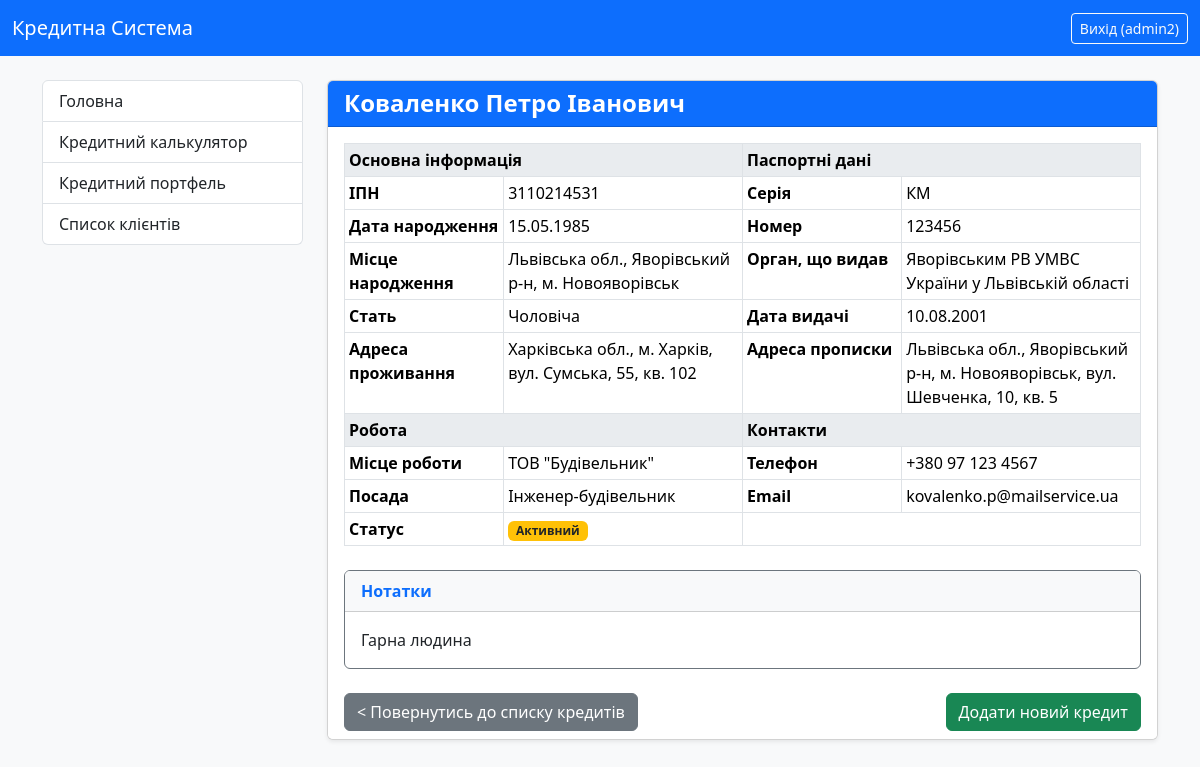
Screenshot of /client/2/ (signed in) with the database file from the repository.
### credit_system/models.py (models this page shows, shortened)
class CustomUser(AbstractUser):
    ROLE_CHOICES = (
        ('admin', 'Адмін'),
        ('manager', 'Менеджер'),
        ('client', 'Клієнт'),
    )
    role = models.CharField(
        max_length=10,
        choices=ROLE_CHOICES,
        default='client',
        verbose_name="Роль користувача"
    )
    middle_name = models.CharField(max_length=100, verbose_name="По батькові", blank=True)
    IPN = models.CharField(
        max_length=10,
        unique=True,
        verbose_name="ІПН",
        validators=[numeric_validator],
        null=True,
        blank=True
    )
    phone_number = models.CharField(max_length=20, verbose_name="Номер телефону", blank=True)
    address = models.CharField(max_length=255, verbose_name="Адреса", blank=True)
    date_of_birth = models.DateField(verbose_name="Дата народження", null=True, blank=True)
    SEX_CHOICES = (
        ('m', 'Чоловіча'),  # Значення в базі: 'm', Зображається: 'Чоловіча'
        ('w', 'Жіноча'),  # Значення в базі: 'w', Зображається: 'Жіноча'
    )
    sex = models.CharField(
        max_length=1,
        choices=SEX_CHOICES,
        default='m',
        verbose_name="Стать",
        blank=True,
        null=True
    )
    address_registration = models.CharField(max_length=255, verbose_name="Адреса прописки", blank=True)
    address_residential = models.CharField(max_length=255, verbose_name="Адреса проживання", blank=True)
    place_of_birth = models.CharField(max_length=255, verbose_name="Місце народження", blank=True)
    passport_series = models.CharField(max_length=2, verbose_name="Серія паспорту", blank=True)
    passport_number = models.CharField(max_length=10, verbose_name="Номер паспорту", blank=True)
    passport_vidan = models.CharField(max_length=255, verbose_name="Орган що видав паспорт", blank=True)
    passport_date = models.DateField(verbose_name="Дата видачі паспорта", null=True, blank=True)
    work_place = models.CharField(max_length=100, verbose_name="Місце роботи", blank=True)
    position = models.CharField(max_length=100, verbose_name="Посада", blank=True)
    notes = models.CharField(max_length=255, verbose_name="Нотатки", blank=True)
    @property
    def is_manager(self):
        return self.role == 'manager' or self.is_superuser
    class Meta:
        verbose_name = "Користувач"
        verbose_name_plural = "Користувачі"

### credit_system/views.py (the view)
# urls.py: path('client/<int:pk>/', views.ClientDetailView.as_view(), name='client_detail'),
class ClientDetailView(LoginRequiredMixin, DetailView):
    model = CustomUser
    template_name = 'credit_system/client_detail.html'
    context_object_name = 'client'
    def get_object(self, queryset=None):
        pk = self.kwargs.get(self.pk_url_kwarg)
        client_object = get_object_or_404(self.model, pk=pk)
        if not (self.request.user.is_superuser or self.request.user.is_manager):
            if client_object != self.request.user:
                raise Http404("Ви не маєте доступу до цього профілю клієнта.")
        return client_object

### credit_system/templates/credit_system/client_detail.html (shortened to what this page needs)
{% extends "credit_system/base.html" %}
{% block content %}
    <div class="card shadow-sm">
        <div class="card-header bg-primary text-white">
            <h4 class="mb-0">
                <strong>{{ client.last_name }} {{ client.first_name }} {{ client.middle_name }}</strong>
            </h4>
        </div>
        <div class="card-body">
            <table class="table table-bordered table-sm detail-table">
                <tbody>
                    <tr class="table-header">
                        <td colspan="2" class="fw-bold bg-custom-gray mt-3">Основна інформація</td>
                        <td colspan="2" class="fw-bold bg-custom-gray mt-3">Паспортні дані</td>
                    </tr>
                    <tr>
                        <th style="width: 20%;">ІПН</th>
                        <td style="width: 30%;">{{ client.IPN }}</td>
                        <th style="width: 20%;">Серія</th>
                        <td style="width: 30%;">{{ client.passport_series }}</td>
                    </tr>
                    <tr>
                        <th>Дата народження</th>
                        <td>{{ client.date_of_birth|date:"d.m.Y" }}</td>
                        <th>Номер</th>
                        <td>{{ client.passport_number }}</td>
                    </tr>
                    <tr>
                        <th>Місце народження</th>
                        <td>{{ client.place_of_birth }}</td>
                        <th>Орган, що видав</th>
                        <td>{{ client.passport_vidan }}</td>
                    </tr>
                    <tr>
                        <th>Стать</th>
                        <td>
                            {% if client.sex == 'm' %}Чоловіча{% elif client.sex == 'w' %}Жіноча{% endif %}
                        </td>
                        <th>Дата видачі</th>
                        <td>{{ client.passport_date|date:"d.m.Y" }}</td>
                    </tr>
                    <tr>
                        <th>Адреса проживання</th>
                        <td>{{ client.address_residential }}</td>
                        <th>Адреса прописки</th>
                        <td>{{ client.address_registration }}</td>
                    </tr>
                    <tr class="table-header">
                        <td colspan="2" class="fw-bold bg-custom-gray mt-3">Робота</td>
                        <td colspan="2" class="fw-bold bg-custom-gray mt-3">Контакти</td>
                    </tr>
                    <tr>
                        <th>Місце роботи</th>
                        <td>{{ client.work_place }}</td>
                        <th>Телефон</th>
                        <td>{{ client.phone_number }}</td>
                    </tr>
                    <tr>
                        <th>Посада</th>
                        <td>{{ client.position }}</td>
                        <th>Email</th>
                        <td>{{ client.email }}</td>
                    </tr>
                    <tr>
                        <th>Статус</th>
                        <td>
                            {% if client.is_active %}
                                <span class="badge bg-warning text-dark">Активний</span>
                            {% else %}
                                <span class="badge bg-success">Не активний</span>
                            {% endif %}
                        </td>
                        <td colspan="2"></td>
                    </tr>
                </tbody>
            </table>
            {% if client.notes %}
            <div class="row mt-4">
                <div class="col-12">
                    <div class="card border-secondary">
                        <div class="card-header bg-light text-primary fw-bold">
                            Нотатки
                        </div>
                        <div class="card-body">
                            <p class="mb-0" style="white-space: pre-line;">{{ client.notes }}</p>
                        </div>
                    </div>
                </div>
            </div>
            {% endif %}
        </div>
        <div class="card-footer bg-white border-0 d-flex justify-content-between">
            <div class="back-button">
                {% with source=request.GET.source %}
                    {% if source == 'credits' %}
                        <a href="{% url 'all_credits_list' %}" class="btn btn-secondary">
                            < Повернутись до списку кредитів
                        </a>
                    {% elif source == 'clients' %}
                        <a href="{% url 'all_clients_list' %}" class="btn btn-secondary">
                            < Повернутись до списку клієнтів
                        </a>
                    {% else %}
                        <a href="{% url 'all_credits_list' %}" class="btn btn-secondary">
                            < Повернутись до списку кредитів
                        </a>
                    {% endif %}
                {% endwith %}
            </div>
            {% if user.is_manager or user.is_superuser %}
                <div class="add-button">
                    <a href="{% url 'add_new_credit' client.pk %}" class="btn btn-success">
                        Додати новий кредит
                    </a>
                </div>
            {% endif %}
        </div>
    </div>
{% endblock %}

### credit_system/templates/credit_system/base.html (shortened to what this page needs)
{% load static %}
<!DOCTYPE html>
<html lang="uk">
<head>
    <link href="https://cdn.jsdelivr.net/npm/bootstrap@5.3.3/dist/css/bootstrap.min.css" rel="stylesheet">
    <link rel="stylesheet" href="{% static 'credit_system/style.css' %}">
</head>
<body class="bg-light">
<nav class="navbar navbar-expand-lg navbar-dark bg-primary">
  <div class="container-fluid">
    <a class="navbar-brand" href="{% url 'index' %}">Кредитна Система</a>
    <div class="d-flex">
      {% if user.is_authenticated %}
        <form method="post" action="{% url 'logout' %}" class="d-inline">
          <button type="submit" class="btn btn-outline-light btn-sm">
            Вихід ({{ user.username }})
          </button>
        </form>
      {% else %}
        <a href="{% url 'login' %}" class="btn btn-outline-light btn-sm">Вхід</a>
      {% endif %}
    </div>
  </div>
</nav>
<div class="container mt-4">
  <div class="row">
    <div class="col-lg-3 mb-3">
      <div class="list-group">
        <a href="{% url 'index' %}" class="list-group-item list-group-item-action">
          Головна
        </a>
        <a href="{% url 'credit_calculator' %}" class="list-group-item list-group-item-action">
          Кредитний калькулятор
        </a>
        {% if user.is_authenticated %}
            {% if user.is_superuser or user.is_manager %}
                <a href="{% url 'all_credits_list' %}" class="list-group-item list-group-item-action">
                    Кредитний портфель
                </a>
                <a href="{% url 'all_clients_list' %}" class="list-group-item list-group-item-action">
                    Список клієнтів
                </a>
            {% elif user.is_client %}
                <a href="{% url 'user_credits_list' %}" class="list-group-item list-group-item-action">
                    Мої кредити
                </a>
            {% endif %}
        {% endif %}
      </div>
    </div>
    <div class="col-lg-9">
      {% block content %}
      {% endblock %}
    </div>
  </div>
</div>
</body>
</html>

### credit_system/static/credit_system/style.css (style rules this page uses)
body { background-color: #f8f9fa; }
.card { overflow: visible !important; }
.table.table-bordered { border-collapse: collapse; }
.table tbody td { border: 1px solid #dee2e6; }
.bg-custom-gray { background-color: #e9ecef !important; }

### rows the page displays
CustomUser: username "admin2"
CustomUser: last_name "Коваленко", first_name "Петро", middle_name "Іванович", IPN "3110214531", passport_series "КМ", date_of_birth "15.05.1985", passport_number "123456", place_of_birth "Львівська обл., Яворівський р-н, м. Новояворівськ", passport_vidan "Яворівським РВ УМВС України у Львівській області", passport_date "10.08.2001", address_residential "Харківська обл., м. Харків, вул. Сумська, 55, кв. 102", address_registration "Львівська обл., Яворівський р-н, м. Новояворівськ, вул. Шевченка, 10, кв. 5", work_place "ТОВ \"Будівельник\"", phone_number "+380 97 123 4567", position "Інженер-будівельник", email "kovalenko.p@mailservice.ua", notes "Гарна людина"
